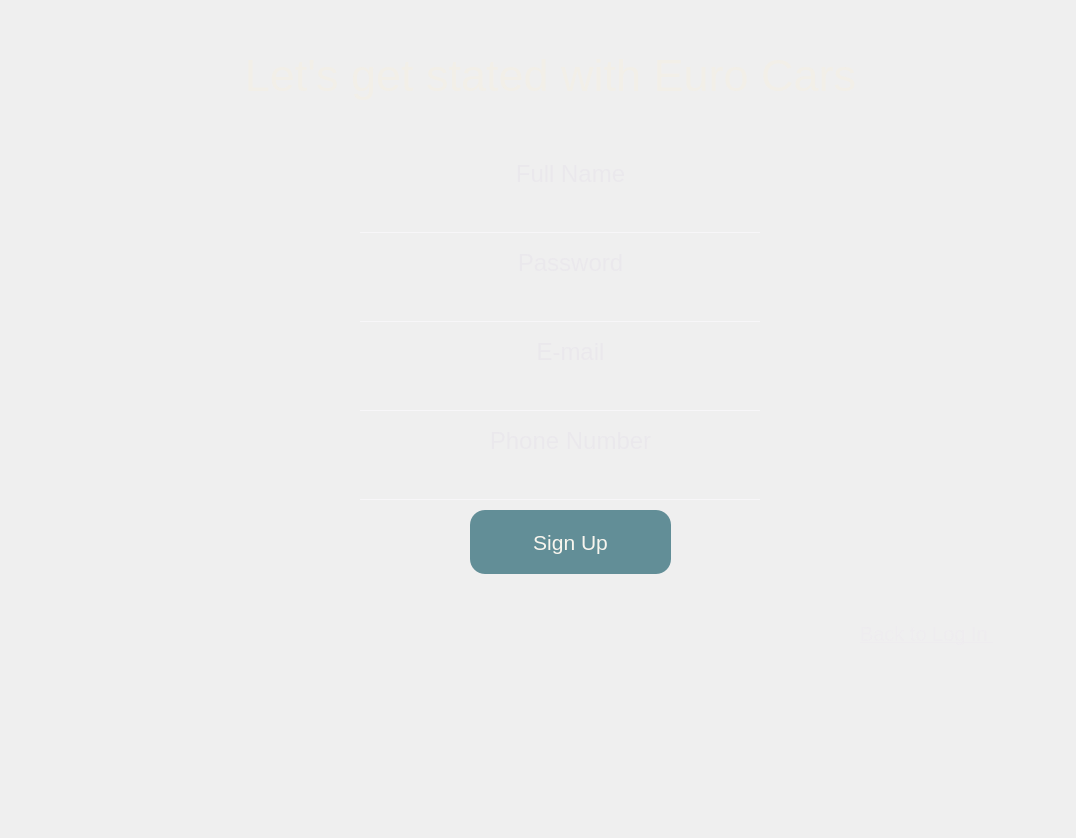
<?xml version="1.0" encoding="UTF-8"?>
<ui version="4.0">
 <class>Sign_In</class>
 <widget class="QWidget" name="Sign_In">
  <property name="geometry">
   <rect>
    <x>0</x>
    <y>0</y>
    <width>1076</width>
    <height>838</height>
   </rect>
  </property>
  <property name="contextMenuPolicy">
   <enum>Qt::NoContextMenu</enum>
  </property>
  <property name="windowTitle">
   <string>Form</string>
  </property>
  <property name="layoutDirection">
   <enum>Qt::LeftToRight</enum>
  </property>
  <property name="styleSheet">
   <string notr="true">background-image: none;</string>
  </property>
  <widget class="QWidget" name="Title" native="true">
   <property name="geometry">
    <rect>
     <x>160</x>
     <y>20</y>
     <width>781</width>
     <height>111</height>
    </rect>
   </property>
   <property name="contextMenuPolicy">
    <enum>Qt::NoContextMenu</enum>
   </property>
   <property name="styleSheet">
    <string notr="true">* {
color: rgb(242, 239, 232);
}</string>
   </property>
   <layout class="QGridLayout" name="gridLayout">
    <item row="0" column="0">
     <widget class="QLabel" name="title">
      <property name="font">
       <font>
        <pointsize>34</pointsize>
       </font>
      </property>
      <property name="contextMenuPolicy">
       <enum>Qt::NoContextMenu</enum>
      </property>
      <property name="text">
       <string>Let's get stated with Euro Cars</string>
      </property>
      <property name="alignment">
       <set>Qt::AlignCenter</set>
      </property>
     </widget>
    </item>
   </layout>
  </widget>
  <widget class="QWidget" name="MainData" native="true">
   <property name="geometry">
    <rect>
     <x>360</x>
     <y>150</y>
     <width>421</width>
     <height>350</height>
    </rect>
   </property>
   <property name="font">
    <font>
     <pointsize>18</pointsize>
    </font>
   </property>
   <property name="mouseTracking">
    <bool>false</bool>
   </property>
   <property name="contextMenuPolicy">
    <enum>Qt::NoContextMenu</enum>
   </property>
   <property name="layoutDirection">
    <enum>Qt::LeftToRight</enum>
   </property>
   <property name="autoFillBackground">
    <bool>false</bool>
   </property>
   <property name="styleSheet">
    <string notr="true">* {
outline: 0px;
}

QLabel {
color:rgba(234, 232, 236, 230);
}

QLineEdit {
background: rgba(255, 255, 255, 0);
border-radius: 20px;
list-style: none;
border-bottom:1px solid rgba(249, 247, 250, 204);
border-radius: 20px;
color: rgba(222, 220, 223, 240);
}</string>
   </property>
   <layout class="QVBoxLayout" name="verticalLayout">
    <item>
     <widget class="QLabel" name="fulName">
      <property name="font">
       <font>
        <pointsize>18</pointsize>
       </font>
      </property>
      <property name="contextMenuPolicy">
       <enum>Qt::NoContextMenu</enum>
      </property>
      <property name="text">
       <string>Full Name</string>
      </property>
      <property name="alignment">
       <set>Qt::AlignCenter</set>
      </property>
     </widget>
    </item>
    <item>
     <widget class="QLineEdit" name="fullNameTxt">
      <property name="sizePolicy">
       <sizepolicy hsizetype="Fixed" vsizetype="Fixed">
        <horstretch>0</horstretch>
        <verstretch>0</verstretch>
       </sizepolicy>
      </property>
      <property name="minimumSize">
       <size>
        <width>400</width>
        <height>30</height>
       </size>
      </property>
      <property name="font">
       <font>
        <pointsize>16</pointsize>
       </font>
      </property>
      <property name="cursor">
       <cursorShape>PointingHandCursor</cursorShape>
      </property>
      <property name="focusPolicy">
       <enum>Qt::ClickFocus</enum>
      </property>
      <property name="contextMenuPolicy">
       <enum>Qt::NoContextMenu</enum>
      </property>
      <property name="layoutDirection">
       <enum>Qt::LeftToRight</enum>
      </property>
      <property name="frame">
       <bool>false</bool>
      </property>
      <property name="alignment">
       <set>Qt::AlignCenter</set>
      </property>
      <property name="clearButtonEnabled">
       <bool>false</bool>
      </property>
     </widget>
    </item>
    <item>
     <widget class="QLabel" name="password">
      <property name="font">
       <font>
        <pointsize>18</pointsize>
       </font>
      </property>
      <property name="contextMenuPolicy">
       <enum>Qt::NoContextMenu</enum>
      </property>
      <property name="text">
       <string>Password</string>
      </property>
      <property name="alignment">
       <set>Qt::AlignCenter</set>
      </property>
     </widget>
    </item>
    <item>
     <widget class="QLineEdit" name="passwordTxt">
      <property name="sizePolicy">
       <sizepolicy hsizetype="Fixed" vsizetype="Fixed">
        <horstretch>0</horstretch>
        <verstretch>0</verstretch>
       </sizepolicy>
      </property>
      <property name="minimumSize">
       <size>
        <width>400</width>
        <height>30</height>
       </size>
      </property>
      <property name="font">
       <font>
        <pointsize>16</pointsize>
       </font>
      </property>
      <property name="cursor">
       <cursorShape>PointingHandCursor</cursorShape>
      </property>
      <property name="focusPolicy">
       <enum>Qt::ClickFocus</enum>
      </property>
      <property name="contextMenuPolicy">
       <enum>Qt::NoContextMenu</enum>
      </property>
      <property name="layoutDirection">
       <enum>Qt::LeftToRight</enum>
      </property>
      <property name="echoMode">
       <enum>QLineEdit::Password</enum>
      </property>
      <property name="alignment">
       <set>Qt::AlignCenter</set>
      </property>
      <property name="clearButtonEnabled">
       <bool>false</bool>
      </property>
     </widget>
    </item>
    <item>
     <widget class="QLabel" name="email">
      <property name="font">
       <font>
        <pointsize>18</pointsize>
       </font>
      </property>
      <property name="contextMenuPolicy">
       <enum>Qt::NoContextMenu</enum>
      </property>
      <property name="text">
       <string>E-mail</string>
      </property>
      <property name="alignment">
       <set>Qt::AlignCenter</set>
      </property>
     </widget>
    </item>
    <item>
     <widget class="QLineEdit" name="emailTxt">
      <property name="sizePolicy">
       <sizepolicy hsizetype="Fixed" vsizetype="Fixed">
        <horstretch>0</horstretch>
        <verstretch>0</verstretch>
       </sizepolicy>
      </property>
      <property name="minimumSize">
       <size>
        <width>400</width>
        <height>30</height>
       </size>
      </property>
      <property name="font">
       <font>
        <pointsize>16</pointsize>
       </font>
      </property>
      <property name="cursor">
       <cursorShape>PointingHandCursor</cursorShape>
      </property>
      <property name="focusPolicy">
       <enum>Qt::ClickFocus</enum>
      </property>
      <property name="contextMenuPolicy">
       <enum>Qt::NoContextMenu</enum>
      </property>
      <property name="layoutDirection">
       <enum>Qt::LeftToRight</enum>
      </property>
      <property name="inputMethodHints">
       <set>Qt::ImhEmailCharactersOnly</set>
      </property>
      <property name="echoMode">
       <enum>QLineEdit::Normal</enum>
      </property>
      <property name="alignment">
       <set>Qt::AlignCenter</set>
      </property>
      <property name="clearButtonEnabled">
       <bool>false</bool>
      </property>
     </widget>
    </item>
    <item>
     <widget class="QLabel" name="phoneNumber">
      <property name="font">
       <font>
        <pointsize>18</pointsize>
       </font>
      </property>
      <property name="contextMenuPolicy">
       <enum>Qt::NoContextMenu</enum>
      </property>
      <property name="text">
       <string>Phone Number</string>
      </property>
      <property name="alignment">
       <set>Qt::AlignCenter</set>
      </property>
     </widget>
    </item>
    <item>
     <widget class="QLineEdit" name="phoneTxt">
      <property name="sizePolicy">
       <sizepolicy hsizetype="Fixed" vsizetype="Fixed">
        <horstretch>0</horstretch>
        <verstretch>0</verstretch>
       </sizepolicy>
      </property>
      <property name="minimumSize">
       <size>
        <width>400</width>
        <height>30</height>
       </size>
      </property>
      <property name="font">
       <font>
        <pointsize>16</pointsize>
       </font>
      </property>
      <property name="cursor">
       <cursorShape>PointingHandCursor</cursorShape>
      </property>
      <property name="focusPolicy">
       <enum>Qt::ClickFocus</enum>
      </property>
      <property name="contextMenuPolicy">
       <enum>Qt::NoContextMenu</enum>
      </property>
      <property name="layoutDirection">
       <enum>Qt::LeftToRight</enum>
      </property>
      <property name="inputMethodHints">
       <set>Qt::ImhDigitsOnly</set>
      </property>
      <property name="echoMode">
       <enum>QLineEdit::Normal</enum>
      </property>
      <property name="alignment">
       <set>Qt::AlignCenter</set>
      </property>
      <property name="clearButtonEnabled">
       <bool>false</bool>
      </property>
     </widget>
    </item>
   </layout>
  </widget>
  <widget class="QWidget" name="SignUp" native="true">
   <property name="geometry">
    <rect>
     <x>470</x>
     <y>510</y>
     <width>201</width>
     <height>64</height>
    </rect>
   </property>
   <property name="sizePolicy">
    <sizepolicy hsizetype="Fixed" vsizetype="Fixed">
     <horstretch>0</horstretch>
     <verstretch>0</verstretch>
    </sizepolicy>
   </property>
   <property name="cursor">
    <cursorShape>PointingHandCursor</cursorShape>
   </property>
   <property name="contextMenuPolicy">
    <enum>Qt::NoContextMenu</enum>
   </property>
   <property name="layoutDirection">
    <enum>Qt::LeftToRight</enum>
   </property>
   <property name="styleSheet">
    <string notr="true">QPushButton {
border-radius: 15px;
background-color: rgb(98, 142, 151) ;
color: rgb(248, 245, 238);
}

QPushButton::hover {
 background-color: rgba(84, 112, 130, 222);
}
</string>
   </property>
   <layout class="QGridLayout" name="gridLayout_2">
    <item row="0" column="0">
     <widget class="QPushButton" name="signBtn">
      <property name="sizePolicy">
       <sizepolicy hsizetype="Expanding" vsizetype="Expanding">
        <horstretch>0</horstretch>
        <verstretch>0</verstretch>
       </sizepolicy>
      </property>
      <property name="minimumSize">
       <size>
        <width>100</width>
        <height>40</height>
       </size>
      </property>
      <property name="font">
       <font>
        <pointsize>16</pointsize>
       </font>
      </property>
      <property name="cursor">
       <cursorShape>PointingHandCursor</cursorShape>
      </property>
      <property name="contextMenuPolicy">
       <enum>Qt::NoContextMenu</enum>
      </property>
      <property name="text">
       <string>Sign Up</string>
      </property>
     </widget>
    </item>
   </layout>
  </widget>
  <widget class="QWidget" name="BackLog" native="true">
   <property name="geometry">
    <rect>
     <x>860</x>
     <y>610</y>
     <width>152</width>
     <height>48</height>
    </rect>
   </property>
   <property name="font">
    <font>
     <pointsize>20</pointsize>
    </font>
   </property>
   <property name="cursor">
    <cursorShape>PointingHandCursor</cursorShape>
   </property>
   <property name="contextMenuPolicy">
    <enum>Qt::NoContextMenu</enum>
   </property>
   <property name="styleSheet">
    <string notr="true">QLabel {
color:rgba(238, 236, 239, 240);
text-decoration: underline;
font-size: 20px;
}

QLabel::hover {
color: rgba(175, 203, 219, 240);
}</string>
   </property>
   <layout class="QGridLayout" name="gridLayout_3">
    <item row="0" column="0">
     <widget class="ClickableLabel" name="backLog">
      <property name="font">
       <font>
        <pointsize>-1</pointsize>
        <underline>true</underline>
       </font>
      </property>
      <property name="cursor">
       <cursorShape>PointingHandCursor</cursorShape>
      </property>
      <property name="contextMenuPolicy">
       <enum>Qt::NoContextMenu</enum>
      </property>
      <property name="text">
       <string>Back to Log In </string>
      </property>
     </widget>
    </item>
   </layout>
  </widget>
 </widget>
 <customwidgets>
  <customwidget>
   <class>ClickableLabel</class>
   <extends>QLabel</extends>
   <header>ClickableLabel.h</header>
  </customwidget>
 </customwidgets>
 <resources/>
 <connections/>
</ui>
